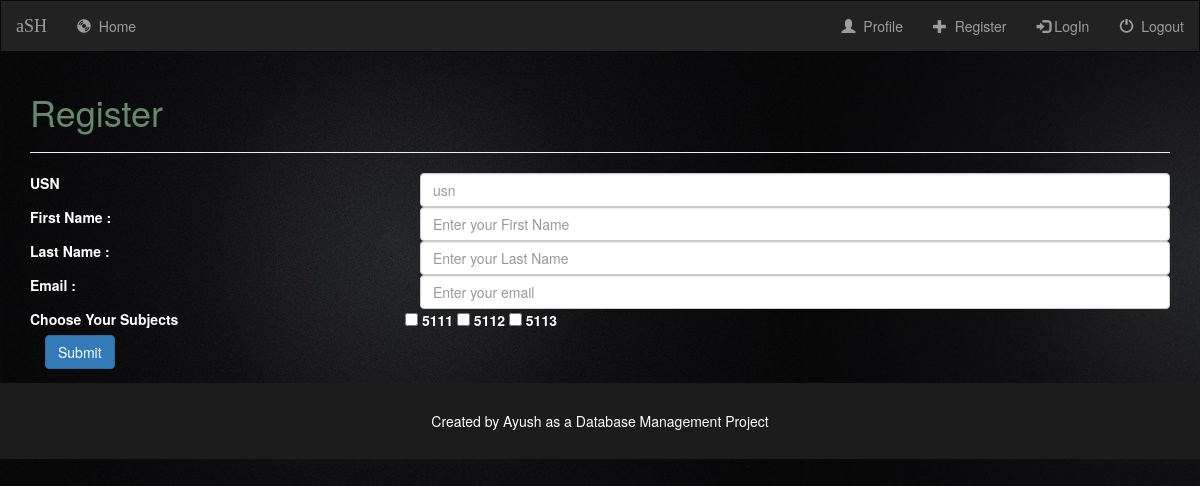
/records/enterdetails/, run on the app's committed database.
### records/models.py (models this page shows, shortened)
class subjects(models.Model):
    subcode =models.CharField(max_length=12,primary_key=True)
    usn=models.ManyToManyField(student,null=True)
    pid=models.ForeignKey(teacher,on_delete=models.CASCADE,null=True)

### records/views.py (the view, shortened to what this page needs)
def enterdetails(request):
    form_class= studentregister
    template_name ='enterdetails.html'
    sub=subjects.objects.all()
    if request.method=='GET' :
        form = form_class(None)
        context={
            'form':form,
            'sub':sub
        }
        return render(request,template_name,context)

### records/forms.py
class studentregister(forms.ModelForm):
    class Meta:
        model =student
        fields=['usn','first_name','last_name','email']

### templates/enterdetails.html (shortened to what this page needs)
{% extends 'layout.html' %}
{% load static %}
{% block content%}
 <div class="container">
 <h1 style="color:rgb(101, 138, 107);"> Register</h1><hr></hr>
	<div class="row ">
    <form  action="" enctype="multipart/form-data" method="POST">
    <div class="col-sm-12">
            <div class="row">
                <div class="col-xs-4">
                      <label class="firstname">USN</label>
                </div>
                <div class="col-xs-8">
                    <input type="text" name="usn" id="usn" placeholder="usn" class="form-control ">
                </div>
            </div>
    </div>
         <div class="col-sm-12">
             <div class="row">
			     <div class="col-xs-4">
                       <label class="firstname">First Name :</label>
                    </div>
		         <div class="col-xs-8">
		             <input type="text" name="first_name" id="first_name" placeholder="Enter your First Name" class="form-control ">
                 </div>
		      </div>
		 </div>
         <div class="col-sm-12">
		     <div class="row">
			     <div class="col-xs-4">
                     <label class="lastname">Last Name :</label></div>
				<div class ="col-xs-8">
		             <input type="text" name="last_name" id="last_name" placeholder="Enter your Last Name" class="form-control last">
                </div>
		     </div>
		 </div>
		 <div class="col-sm-12">
		     <div class="row">
			     <div class="col-xs-4">
		             <label class="mail" >Email :</label></div>
			     <div class="col-xs-8"	>
			          <input type="email" name="email"  id="email"placeholder="Enter your email" class="form-control" >
		         </div>
		     </div>
         </div>
         <div class="col-sm-12">
            <div class="row">
                <div class="col-xs-4">
                    <label class="mail" >Choose Your Subjects</label></div>
                    {% for subj in sub %}
                    <input type="checkbox" name="multip" id="{{subj.subcode}}" value={{subj.subcode}} />
                    <label for="{{subj.subcode}}"><b>{{subj.subcode}}</b></label>
                    {% endfor %}
            </div>
        </div>
         <div class="col-sm-12">
		     <div class="col-sm-12">
                    <input type="submit" value="Submit" class="btn float-right btn-primary">
		   </div>
         </div>
        </form>
	 </div>
</div>
{% endblock %}

### static/style.css (style rules this page uses)
body { background:white url("images/background.jpg"); color: white }

### data on the page
subjects: subcode "5111"
subjects: subcode "5112"
subjects: subcode "5113"
